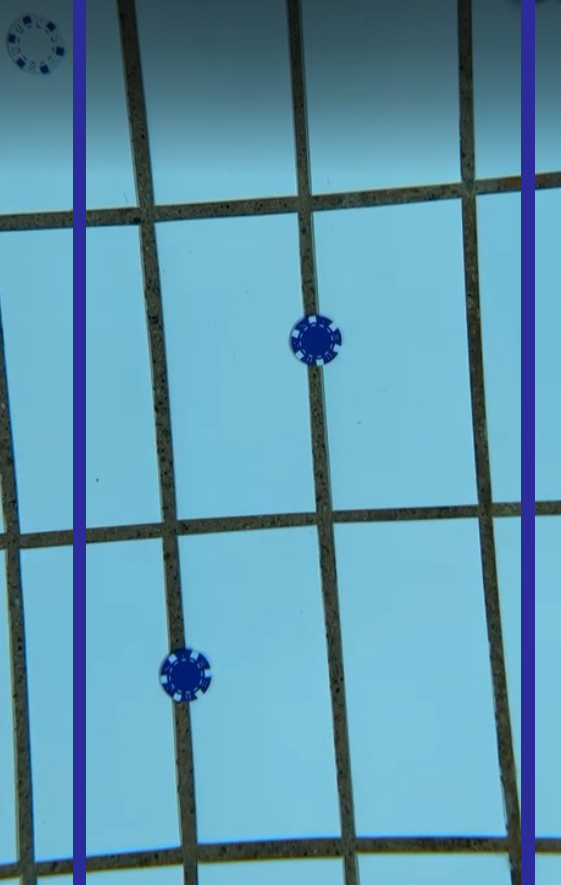
#> input picture camerafeed/Main_Classes/images/transect1.png, 561 x 885 px, found by its file name
$ python autonomous_docking_main.py
#> lines starting #> are read from the running program, lines starting #| are printed output that depends on the picture; after the words box and inside, x2 and y2 are one past the last pixel; in counts of white or black regions, pixels touching at a corner belong together
#> further down, frame is the input picture: shape (885, 561, 3); mean B, G, R 174.3, 151.4, 95.9
import cv2
import numpy as np
import time
import math


class AutonomousDocking:
    def __init__(self):
        self.driving_data = [0, 0, 0, 0, 0, 0, 0, 0]
        self.frame = None
        self.down_frame = None
        self.draw_grouts = False
        self.draw_grout_boxes = True
        self.angle_good = False

    #def run(self, front_frame, down_frame):
    def run(self, front_frame, down_frame):
        self.frame = front_frame
        self.down_frame = down_frame
        self.update()
        data = self.get_driving_data()
        return self.frame, self.down_frame, data


    def update(self):
        self.rotation_commands()

        if self.angle_good:
            frame_width = self.frame.shape[1]
            frame_height = self.frame.shape[0]

            frame_centerpoint = (frame_width // 2, frame_height // 2)
            red_centerpoint, red_radius = self.find_red()

            # center = (0, 0) and r = 0 are default values, meaning no red conture is found
            if red_centerpoint == (0, 0) and red_radius == 0:
                # print("No docking station found!")
                return "No docking station found!"

            width_diff, height_diff = frame_centerpoint[0] - red_centerpoint[0], frame_centerpoint[1] - red_centerpoint[1] #x, y values

            red_to_frame_ratio = ((math.pi * red_radius ** 2) / (frame_width * frame_height)) * 100

            max_red_to_frame_ratio = 30 # TODO change value, maybe remove entirely. if the red dot is more than 30% of the frame, stop
            if red_to_frame_ratio > max_red_to_frame_ratio:
                # print("Stop! Docking station is close enough!")
                self.driving_data = [0, 0, 0, 0, 0, 0, 0, 0]
                raise SystemExit # stops ALL running code, since docking is done.
            else:
                self.driving_data = self.regulate_position(width_diff, height_diff)


    # [19 lines left out: function regulate_position, not called in this run]


    def get_driving_data(self):
        data = self.driving_data.copy()
        self.driving_data = [0, 0, 0, 0, 0, 0, 0, 0]
        return data

    # [24 lines left out: function find_red, not called in this run]


    def find_grouts(self):
        lower_bound, upper_bound = (0, 0, 0), (100, 100, 100)
        grouts = cv2.inRange(self.down_frame, lower_bound, upper_bound)
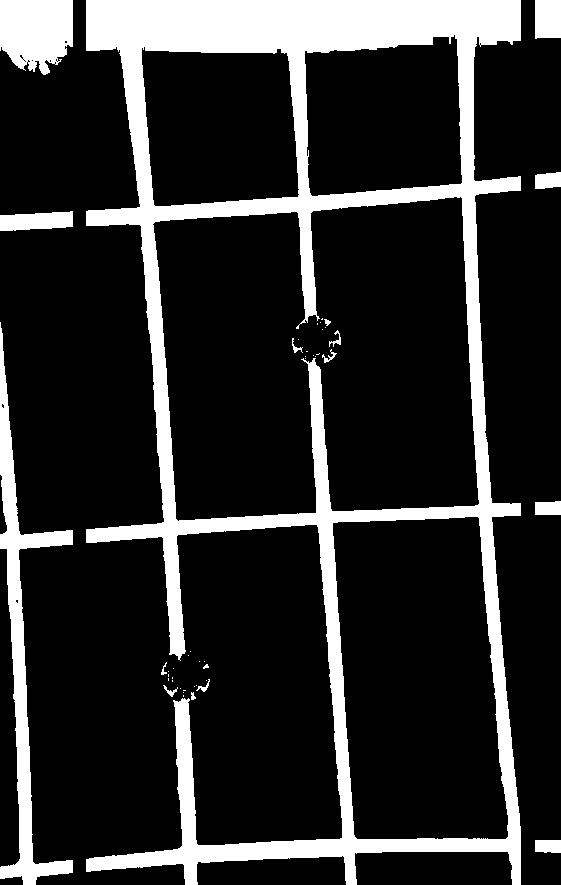
#> grouts: shape (885, 561); 17.8% white; 46 white regions (30 under 20 px), largest, box (x1, y1, x2, y2) and area: (86, 0, 521, 885) 71779, (0, 322, 73, 885) 8241, (0, 0, 73, 75) 4501
        grouts_dilated = cv2.dilate(grouts, None, iterations=10)
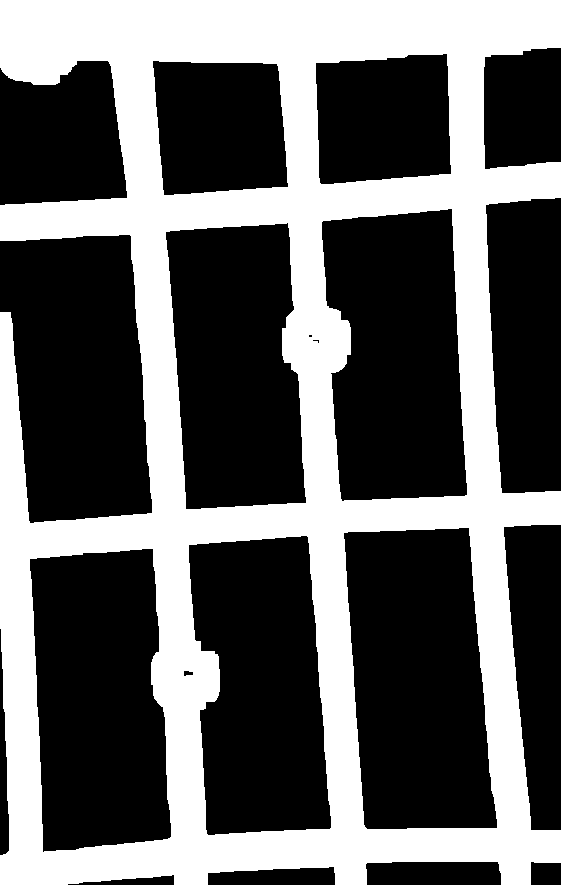
#> grouts_dilated: shape (885, 561); 37.9% white; 1 white region, box (x1, y1, x2, y2) and area: (0, 0, 561, 885) 188202
        canny = cv2.Canny(grouts_dilated, 100, 200)
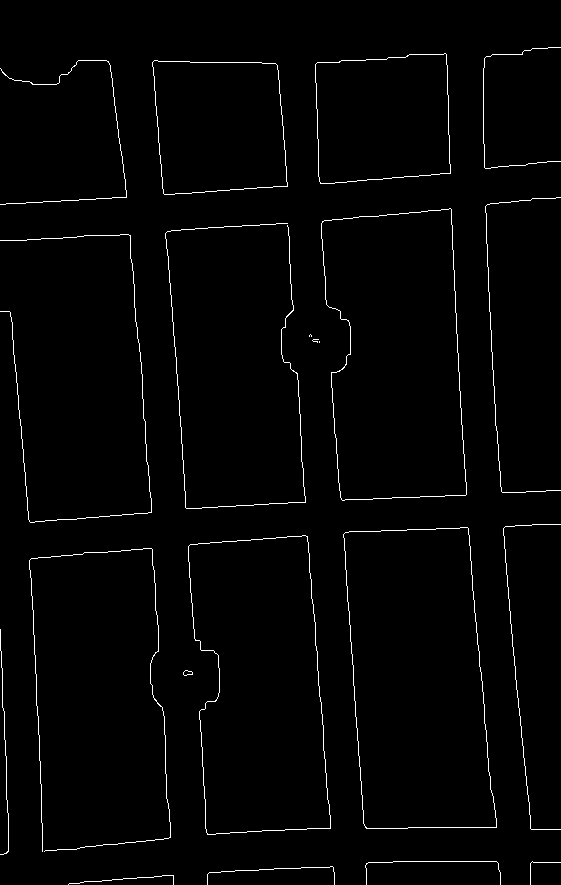
#> canny: shape (885, 561); 1.6% white in thin lines or dots
        blurred = cv2.GaussianBlur(canny, (11, 13), 0)
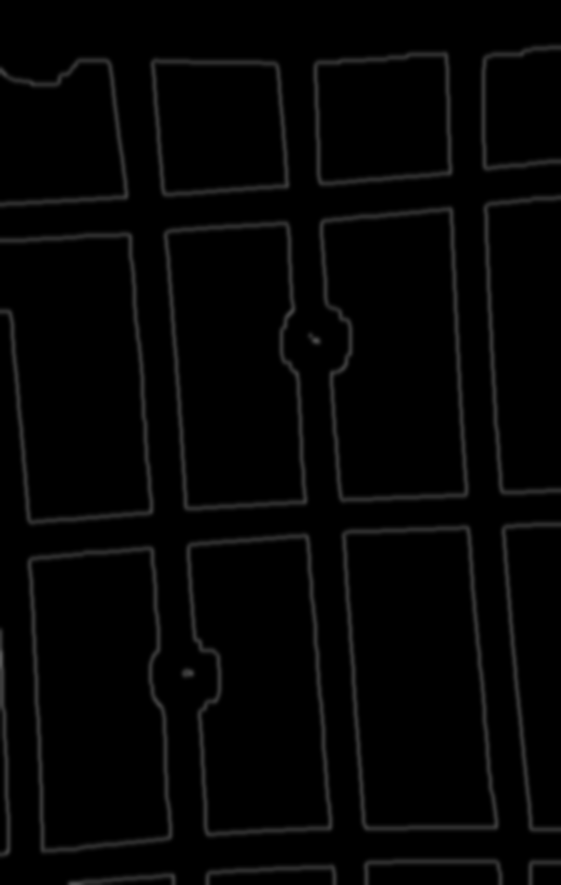
#> blurred: shape (885, 561); min 0, max 90, mean 4.2
        grout_contours, _ = cv2.findContours(blurred, cv2.RETR_TREE, cv2.CHAIN_APPROX_SIMPLE)
#> grout_contours = 26 contours; largest, box (x1, y1, x2, y2) and area: (338, 521, 502, 835) 42757, (24, 542, 176, 857) 40662, (316, 203, 472, 507) 39799, (183, 529, 336, 841) 38942, (160, 217, 311, 515) 37385
        if self.draw_grouts:
            cv2.drawContours(self.down_frame, grout_contours, -1, (0, 255, 0), 3)
            if cv2.waitKey(1) & 0xFF == ord('q'):
                self.draw_grouts = False

        return grout_contours

    def find_relative_angle(self):
        grout_contours = self.find_grouts()

        # Used to find the average angle of the grouts
        angle_sum = 0
        angle_counter = 0

        for c in grout_contours:
            rect = cv2.minAreaRect(c)
            area = cv2.contourArea(c)
            _, (width, height), angle = rect

            # [5 lines of commented-out code are left out]

            if width < height:
                angle = 90 - angle
            else:
                angle = -angle

            angle_sum += angle
            angle_counter += 1

            if self.draw_grout_boxes:
                box = cv2.boxPoints(rect)
                box = np.intp(box)
                cv2.drawContours(self.down_frame, [box], 0, (0, 0, 255), 2)
#> this loop made 26 passes
#> (rect, area, width, height, angle, angle_sum, box) on passes 1 to 5: (((121, 876.5), (15, 114), -90), 1206, 15, 114, 180, 180, [[178, 884], [64, 884], [64, 869], [178, 869]]), (((270.5, 872), (24, 137), -90), 1786.5, 24, 137, 180, 360, [[339, 884], [202, 884], [202, 860], [339, 860]]), (((542.5, 870), (28, 35), -90), 570.5, 28, 35, 180, 540, [[560, 884], [525, 884], [525, 856], [560, 856]]), (((432.5, 869.5), (29, 145), -90), 2019.5, 29, 145, 180, 720, [[505, 884], [360, 884], [360, 855], [505, 855]]), (((187.5, 672.5), (17, 19), -90), 250, 17, 19, 180, 900, [[197, 681], [178, 681], [178, 664], [197, 664]])
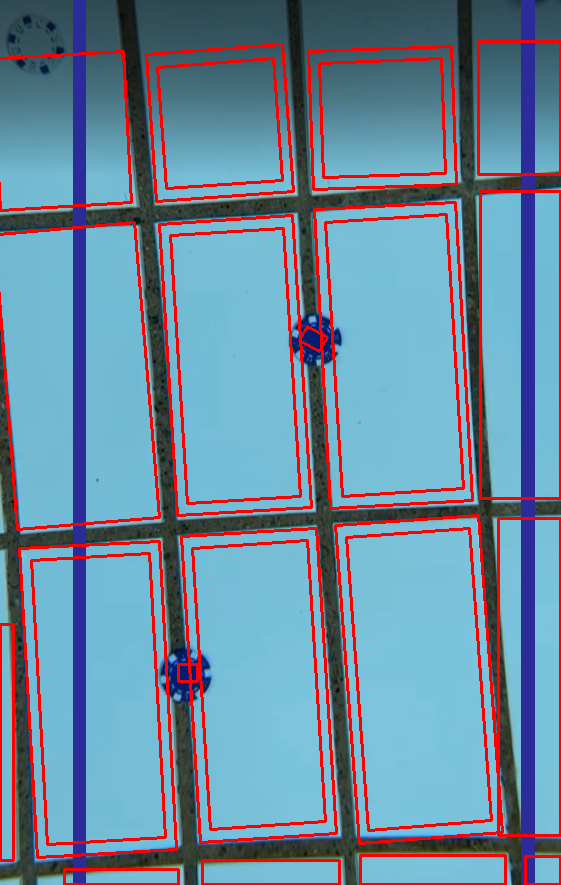
#> self.down_frame: shape (885, 561, 3); 8.92% of pixels changed, all inside (x1, y1, x2, y2) = (0, 40, 561, 885)
#> after the loop, angle_counter = 26; angle_sum = 2726.7

        avg_angle = angle_sum / angle_counter
#> avg_angle = 104.9

        if angle_counter == 0:
            return "NO ANGLE"

        return avg_angle

    def rotation_commands(self):
        angle = self.find_relative_angle()
#> angle = 104.9
        if angle == None:
            return

        if angle == "NO ANGLE":
            return

        elif angle > 2:
            # Rotating Right
            self.driving_data = [0, 0, 0, 10, 0, 0, 0, 0]
            return

        elif angle < -2:
            # Rotating Left
            self.driving_data = [0, 0, 0, -10, 0, 0, 0, 0]
            return
        else:
            # Going Forward
            self.angle_good = True
            return


if __name__ == "__main__":
    start = time.perf_counter()
    a = AutonomousDocking()
    frame = cv2.imread("camerafeed/Other_Classes/images/transect1.png")
    a.run(frame, frame.copy())
    print(time.perf_counter() - start)

$ run again, with camerafeed/Main_Classes/images/vann2.jpg saved as camerafeed/Main_Classes/images/transect1.png
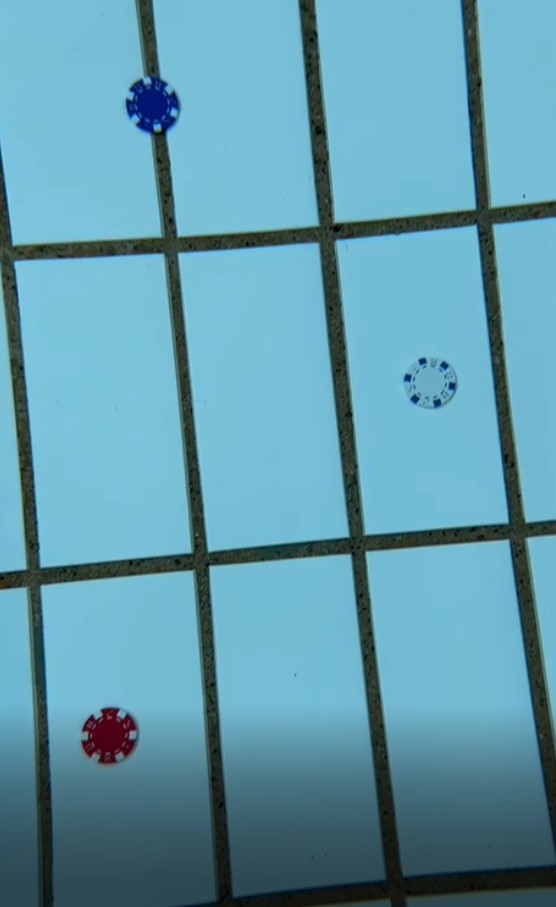
#> input picture camerafeed/Main_Classes/images/vann2.jpg, 556 x 907 px, found by its file name
#> frame is the input picture: shape (907, 556, 3); mean B, G, R 172.3, 154.4, 97.2
#> in find_grouts, `grouts = cv2.inRange(self.down_frame, lower_bound, upper_bound)`:
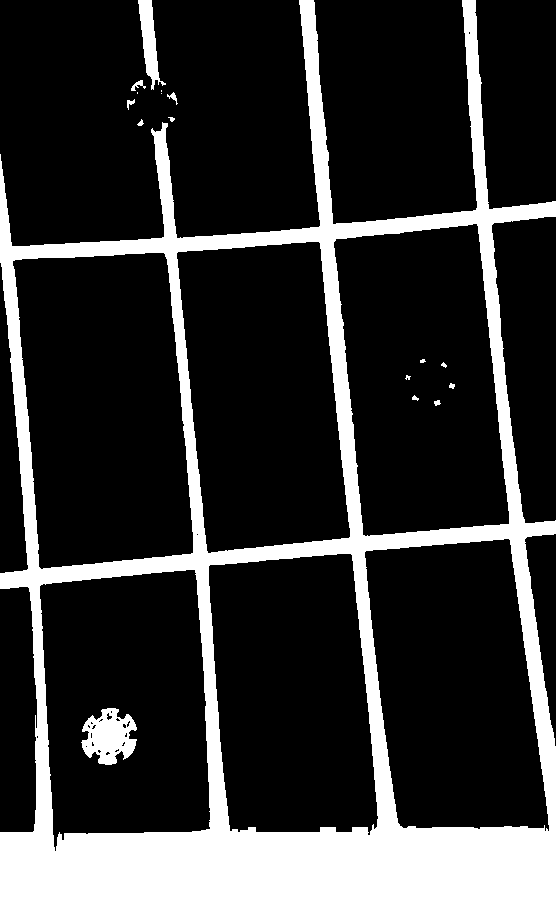
#> grouts: shape (907, 556); 20.1% white; 17 white regions (5 under 20 px), largest, box (x1, y1, x2, y2) and area: (0, 0, 556, 907) 97827, (81, 708, 137, 765) 2051, (138, 0, 166, 90) 1067
#> grouts_dilated: shape (907, 556); 39% white; 3 white regions, box (x1, y1, x2, y2) and area: (0, 0, 556, 907) 188258, (71, 698, 147, 775) 5092, (395, 349, 465, 416) 3393
#> canny: shape (907, 556); 1.6% white in thin lines or dots
#> in find_grouts, `grout_contours, _ = cv2.findContours(blurred, cv2.RETR_TREE, cv2.CHAIN..`: grout_contours = 25 contours; largest, box (x1, y1, x2, y2) and area: (20, 257, 187, 563) 42118, (340, 230, 503, 530) 38510, (183, 246, 343, 546) 38056, (371, 544, 541, 823) 37516, (45, 575, 204, 829) 36110
#> the loop in find_relative_angle, `for c in grout_contours:` made 25 passes
#> (rect, area, width, height, angle, angle_sum, box) on passes 1 to 3: (((15, 709.5), (235, 30), -90), 2750, 235, 30, 90, 90, [[30, 826], [0, 826], [0, 591], [30, 591]]), (((124.8, 703.7), (148.9, 252.1), -2.94), 36109.5, 148.9, 252.1, 92.94, 182.9, [[56, 833], [44, 581], [192, 573], [205, 825]]), (((108, 735.5), (65, 66), -90), 3702.5, 65, 66, 180, 362.9, [[141, 768], [75, 768], [75, 703], [141, 703]])
#> after the loop in find_relative_angle, `for c in grout_contours:`:
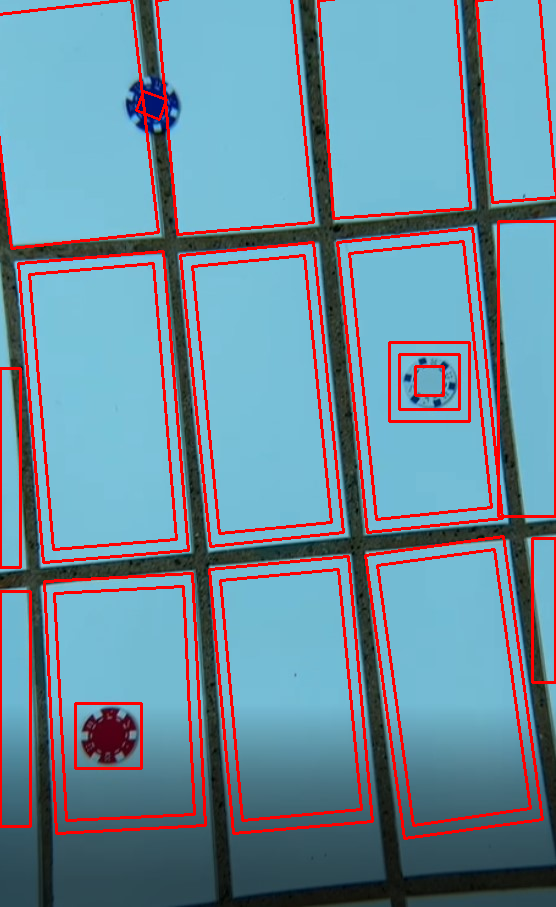
#> self.down_frame: shape (907, 556, 3); 8.56% of pixels changed, all inside (x1, y1, x2, y2) = (0, 0, 556, 840)
#> after the loop in find_relative_angle, `for c in grout_contours:`: angle_counter = 25; angle_sum = 2674.8
#> avg_angle = 107
